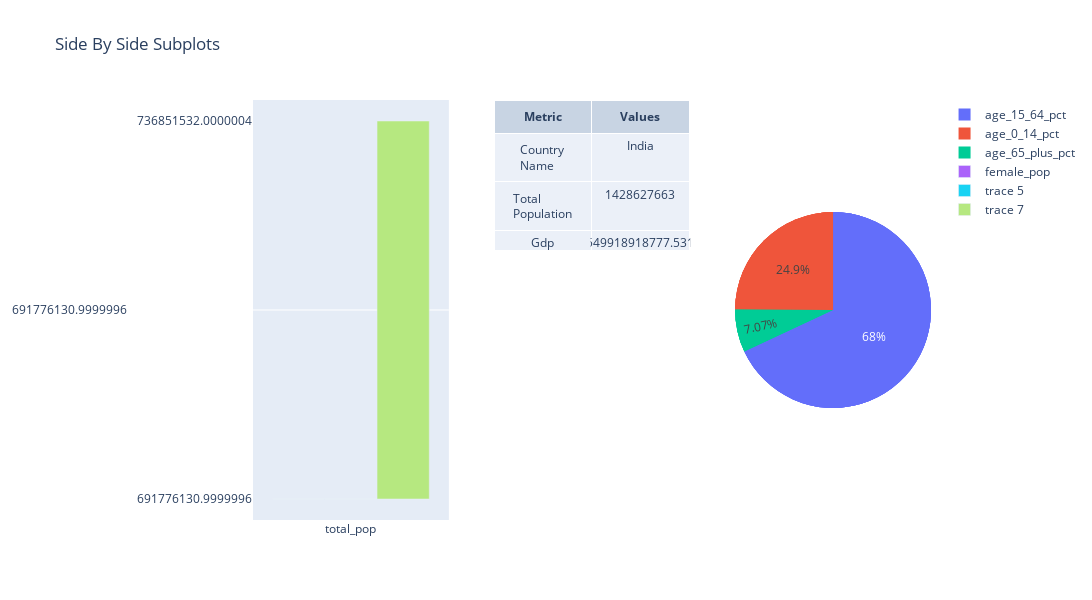

Write notebook code for a chart like this one.
### Code cell
fig.add_trace(
    go.Pie(labels=labels, values=values),
    row=1, col=3
)

fig.update_layout(height=600, width=1100, title_text="Side By Side Subplots")
fig.show()

### Figure 1 — Plotly figure (JSON) as saved in the notebook; plotly's stock layout.template omitted (floating-point values rounded to 4 significant figures)
{"data": [{"domain": {"x": [0.7111, 1], "y": [0, 1]}, "labels": ["age_0_14_pct", "age_15_64_pct", "age_65_plus_pct"], "type": "pie", "values": [24.9, 68.03, 7.072]}, {"domain": {"x": [0.7111, 1], "y": [0, 1]}, "labels": ["age_0_14_pct", "age_15_64_pct", "age_65_plus_pct"], "type": "pie", "values": [24.9, 68.03, 7.072]}, {"domain": {"x": [0.7111, 1], "y": [0, 1]}, "labels": ["age_0_14_pct", "age_15_64_pct", "age_65_plus_pct"], "type": "pie", "values": [24.9, 68.03, 7.072]}, {"name": "female_pop", "type": "bar", "x": ["total_pop"], "xaxis": "x", "y": [[691800000.0], [691800000.0]], "yaxis": "y"}, {"cells": {"values": [["Country Name", "Total Population", "Gdp"], [["India"], [1428627663], [3550000000000.0]]]}, "domain": {"x": [0.3556, 0.6444], "y": [0, 1]}, "header": {"values": ["<b>Metric<b>", "<b>Values<b>"]}, "type": "table"}, {"type": "bar", "x": ["total_pop"], "xaxis": "x", "y": [[691800000.0], [691800000.0]], "yaxis": "y"}, {"cells": {"values": [["Country Name", "Total Population", "Gdp"], [["India"], [1428627663], [3550000000000.0]]]}, "domain": {"x": [0.3556, 0.6444], "y": [0, 1]}, "header": {"values": ["<b>Metric<b>", "<b>Values<b>"]}, "type": "table"}, {"type": "bar", "x": ["total_pop"], "xaxis": "x", "y": [[691800000.0], [736900000.0]], "yaxis": "y"}, {"cells": {"values": [["Country Name", "Total Population", "Gdp"], [["India"], [1428627663], [3550000000000.0]]]}, "domain": {"x": [0.3556, 0.6444], "y": [0, 1]}, "header": {"values": ["<b>Metric<b>", "<b>Values<b>"]}, "type": "table"}, {"domain": {"x": [0.7111, 1], "y": [0, 1]}, "labels": ["age_0_14_pct", "age_15_64_pct", "age_65_plus_pct"], "type": "pie", "values": [24.9, 68.03, 7.072]}], "layout": {"barmode": "group", "height": 600, "title": {"text": "Side By Side Subplots"}, "width": 1100, "xaxis": {"anchor": "y", "autorange": true, "domain": [0, 0.2889], "range": [-0.5, 0.5], "type": "category"}, "yaxis": {"anchor": "x", "autorange": true, "domain": [0, 1], "range": [-0.05556, 1.056], "type": "multicategory"}}}
